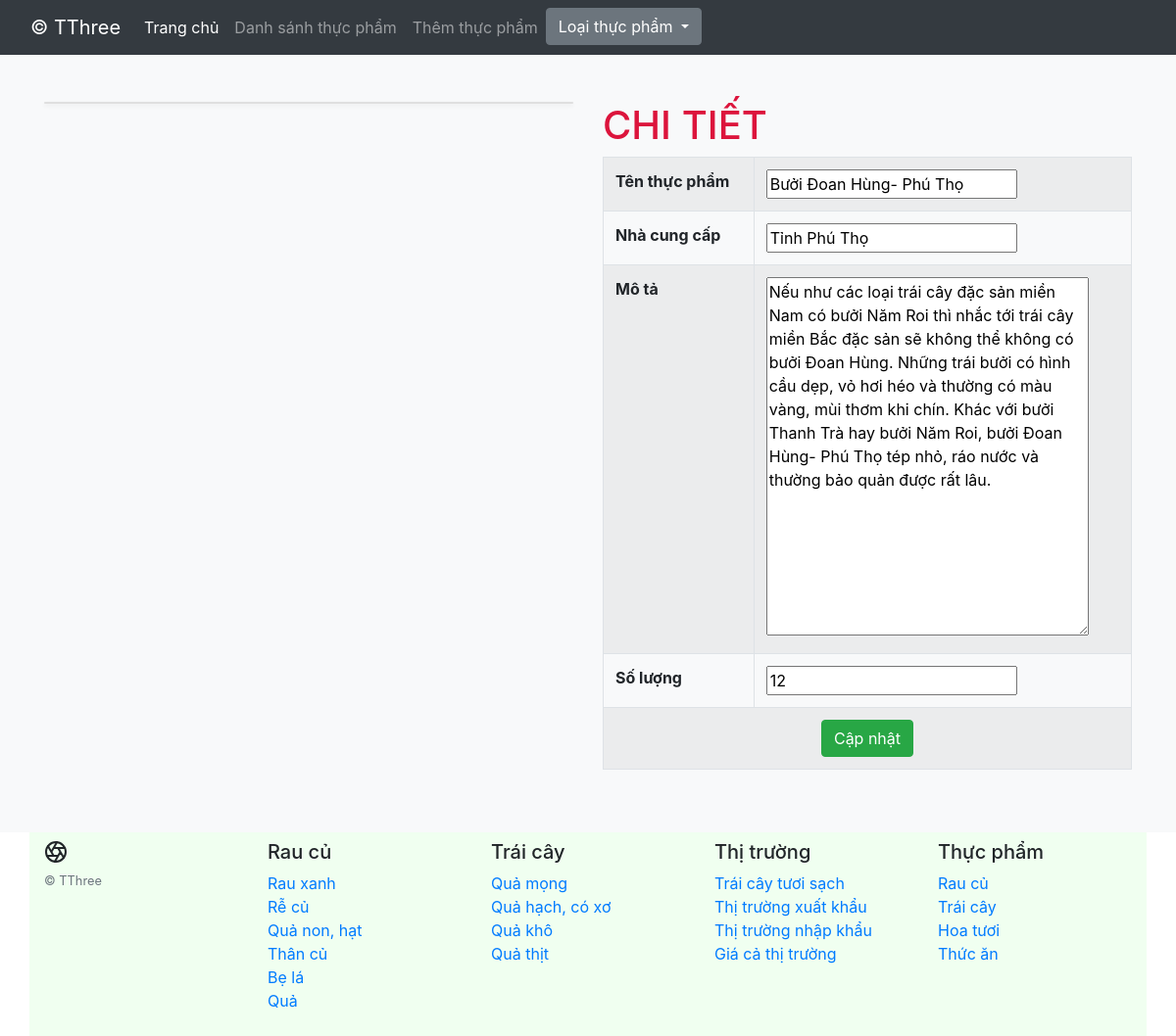
Screenshot of /index.php?page=show-details&id=1004 with the database file from the repository.
### tables this page shows
CREATE TABLE `fooddetails` (
  `foodCode` int NOT NULL,
  `foodVendor` varchar(50) NOT NULL,
  `foodDescriptions` text NOT NULL,
  `quantityInStock` smallint NOT NULL,
  `img` varchar(255) DEFAULT NULL,
  `foodName` varchar(50) DEFAULT NULL
);

### src/model/FoodModel.php (called while the page is built, shortened)
<?php
class FoodModel
{
    protected $database;
    public function __construct()
    {
        $db = new DBConnect();
        $this->database = $db->connect();
    }
    public function findById($foodCode)
    {
        $sql = "SELECT foodCode, foodVendor, foodDescriptions, quantityInStock, img, foodName FROM fooddetails WHERE foodCode=:foodCode";
        $stmt = $this->database->prepare($sql);
        $stmt->bindParam(':foodCode', $foodCode);
        $stmt->execute();
        return $stmt->fetchAll();
    }
}
?>

### src/model/DBConnect.php (called while the page is built, shortened)
<?php
class  DBConnect
{
    protected $dsn;
    protected $username;
    protected $password;
    public function __construct()
    {
        $this->dsn = 'mysql:host=localhost;dbname=case_study';
        $this->username = 'root';
        $this->password = 'G*[pBm%h[5YnYY$Z';
    }
    public function connect()
    {
        try {
            return new  \PDO($this->dsn, $this->username, $this->password);
        } catch (\PDOException $e) {
            echo $e->getMessage();
            exit();
        }
    }
}

### src/view/fooddetails.php (the view, shortened to what this page needs)
<?php
require_once "src/view/blocks/header.php";
?>
    <div class="album py-5 bg-light">
        <div class="container">
            <div class="row row-cols-1 row-cols-sm-2 row-cols-md-3 g-3">
                <div class="col-lg-6">
                    <div class="card shadow-sm">
                    </div>
                </div>
                <div class="col-lg-6">
                    <h4 style="color: crimson ; font-size: 40px">CHI TIẾT </h4>
                    <form method="post">
                        <table class="table table-hover table-striped table-bordered" cellspacing="0">
                            <tr>
                                <th>Tên thực phẩm</th>
                                <td><input type="text" name="food" value="<?php
                                    echo $showDetails[0]['foodName'] ?>"></td>
                            </tr>
                            <tr>
                                <th>Nhà cung cấp</th>
                                <td><input type="text" name="vendor"
                                           value="<?php echo $showDetails[0]['foodVendor'] ?>"></td>
                            </tr>
                            <tr>
                                <th>Mô tả</th>
                                <td>
                                    <textarea cols="30" rows="15" type="text" name="desc"><?php echo $showDetails[0]['foodDescriptions'] ?></textarea>
                                </td>
                            </tr>
                            <tr>
                                <th>Số lượng</th>
                                <td><input type="number" name="amount"
                                           value="<?php echo $showDetails[0]['quantityInStock'] ?>"></td>
                            </tr>
                            <tr>
                                <td colspan="2" align="center">
                                    <button class="btn btn-success" type="submit">Cập nhật</button>
                                </td>
                            </tr>
                        </table>
                    </form>
                </div>
            </div>
        </div>
    </div>
<?php
require_once "src/view/blocks/footer.php";
?>

### rows the page displays
fooddetails: food "Bưởi Đoan Hùng- Phú Thọ", vendor "Tỉnh Phú Thọ", desc "Nếu như các loại trái cây đặc sản miền Nam có bưởi Năm Roi thì nhắc tới trái cây miền Bắc đặc sản sẽ không thể không có bưởi Đoan Hùng. Những trái bưởi có hình cầu dẹp, vỏ hơi héo và thường có màu vàng, mùi thơm khi chín. Khác với bưởi Thanh Trà hay bưởi Năm Roi, bưởi Đoan Hùng- Phú Thọ tép nhỏ, ráo nước và thường bảo quản được rất lâu.", amount "12"
